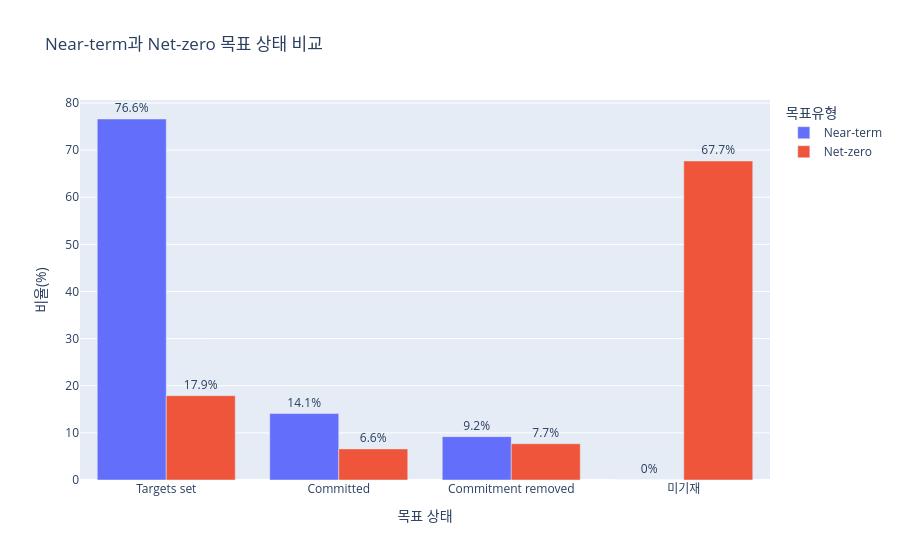

The notebook cell saved with this chart:
### Code cell
# 비교표를 그래프용 형태로 변환
target_compare_plot = (
    target_compare
    .reset_index()
    .rename(columns={'index': '목표상태'})
    .melt(
        id_vars='목표상태',
        var_name='목표유형',
        value_name='비율'
    )
)

# Near-term과 Net-zero 목표 상태 비교
fig = px.bar(
    target_compare_plot,
    x='목표상태',
    y='비율',
    color='목표유형',
    barmode='group',
    text='비율',
    title='Near-term과 Net-zero 목표 상태 비교'
)

fig.update_traces(
    texttemplate='%{text}%',
    textposition='outside'
)

fig.update_layout(
    xaxis_title='목표 상태',
    yaxis_title='비율(%)'
)

fig.show()

### Figure 1 — Plotly figure (JSON) as saved in the notebook; plotly's stock layout.template omitted (floating-point values rounded to 4 significant figures)
{"data": [{"alignmentgroup": "True", "hovertemplate": "목표유형=Near-term<br>목표상태=%{x}<br>비율=%{text}<extra></extra>", "legendgroup": "Near-term", "marker": {"color": "#636efa", "pattern": {"shape": ""}}, "name": "Near-term", "offsetgroup": "Near-term", "orientation": "v", "showlegend": true, "text": [76.6, 14.1, 9.2, 0.0], "textposition": "outside", "x": ["Targets set", "Committed", "Commitment removed", "미기재"], "xaxis": "x", "y": [76.6, 14.1, 9.2, 0.0], "yaxis": "y", "type": "bar", "texttemplate": "%{text}%"}, {"alignmentgroup": "True", "hovertemplate": "목표유형=Net-zero<br>목표상태=%{x}<br>비율=%{text}<extra></extra>", "legendgroup": "Net-zero", "marker": {"color": "#EF553B", "pattern": {"shape": ""}}, "name": "Net-zero", "offsetgroup": "Net-zero", "orientation": "v", "showlegend": true, "text": [17.9, 6.6, 7.7, 67.7], "textposition": "outside", "x": ["Targets set", "Committed", "Commitment removed", "미기재"], "xaxis": "x", "y": [17.9, 6.6, 7.7, 67.7], "yaxis": "y", "type": "bar", "texttemplate": "%{text}%"}], "layout": {"xaxis": {"anchor": "y", "domain": [0.0, 1.0], "title": {"text": "목표 상태"}}, "yaxis": {"anchor": "x", "domain": [0.0, 1.0], "title": {"text": "비율(%)"}}, "legend": {"title": {"text": "목표유형"}, "tracegroupgap": 0}, "title": {"text": "Near-term과 Net-zero 목표 상태 비교"}, "barmode": "group"}}
